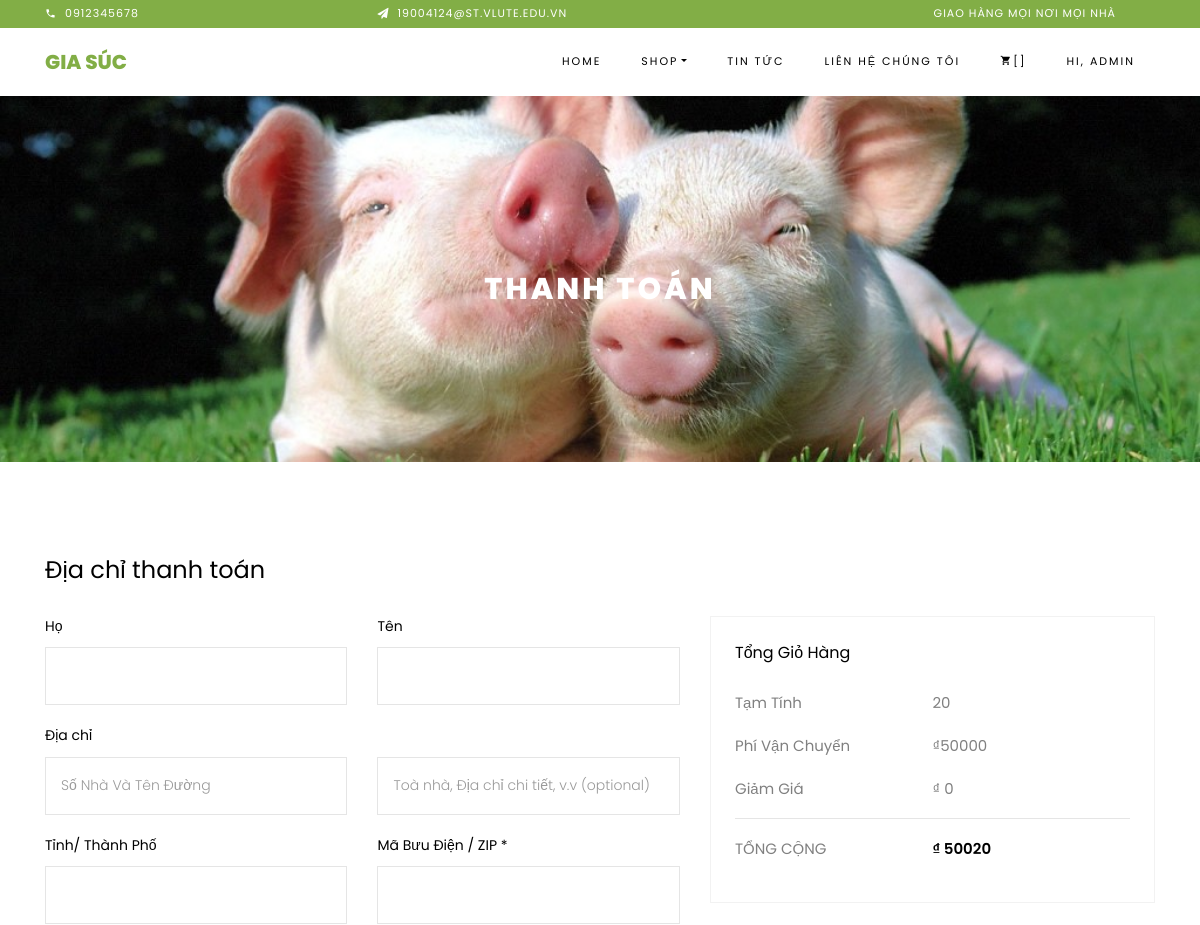
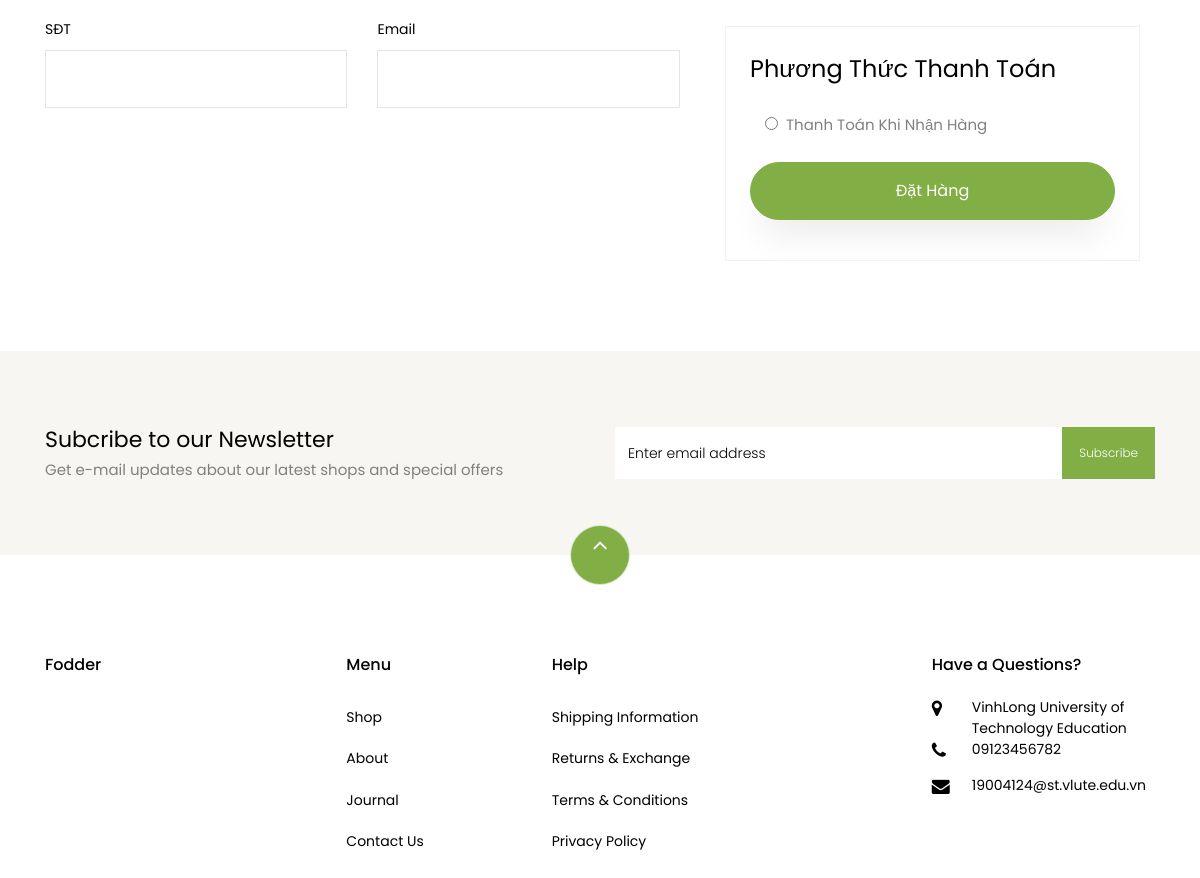
Screenshot of /cart/checkout (signed in) with the database file from the repository (2 pictures, top to bottom).
### shop/models.py (models this page shows, shortened)
class Order(models.Model):
    user = models.ForeignKey(settings.AUTH_USER_MODEL,
                             on_delete=models.SET_NULL, null=True)
    customer = models.ForeignKey(
        Customer, on_delete=models.SET_NULL, null=True, blank=True)
    lineOrder = models.ManyToManyField(OrderDetail)
    shipping_price = models.IntegerField(null=True, blank=True, default=50000)
    coupon = models.ForeignKey(
        Coupon, on_delete=models.CASCADE, null=True, blank=True)
    total = models.IntegerField(null=True, blank=True)
    ordered = models.BooleanField(default=False)
    def get_discount_price(self):
        discount = 0
        if self.coupon:
            print(self.coupon)
            discount = self.coupon.discount_value if self.coupon.discount_value else 0
        return discount
    def get_total_price(self):
        total = 0
        for order_item in self.lineOrder.all():
            total += order_item.get_total_item_price()
        return total
    def get_final_price(self):
        return self.get_total_price() + self.shipping_price + self.get_discount_price()

class OrderDetail(models.Model):
    user = models.ForeignKey(settings.AUTH_USER_MODEL,
                             on_delete=models.SET_NULL, null=True)
    customer = models.ForeignKey(
        Customer, on_delete=models.SET_NULL, null=True, blank=True)
    ordered = models.BooleanField(default=False)
    item = models.ForeignKey(Product, null=True, on_delete=models.SET_NULL)
    quantity = models.PositiveSmallIntegerField(default=1)
    description = models.CharField(max_length=255, null=True, blank=True)
    created_at = models.DateTimeField(auto_now_add=True)
    updated_at = models.DateTimeField(auto_now=True)
    def get_total_item_price(self):
        return self.quantity * self.item.price

class Product(models.Model):
    name = models.CharField(max_length=100)
    photo = models.ImageField(upload_to='products')
    price = models.IntegerField()
    details = models.TextField()
    category = models.ForeignKey(Category, on_delete=models.CASCADE)
    author = models.ForeignKey(AuthorProfile, on_delete=models.CASCADE)
    is_draft = models.BooleanField(default=False)
    date = models.DateTimeField(auto_now_add=True)
    inventory = models.IntegerField(default=1)

### cart/views.py (the view, shortened to what this page needs)
# urls.py: path('checkout', views.checkout, name='checkout'),
def checkout(request):
    cart = Order.objects.get(user=request.user, ordered=False)
    form = CustomerForm()
    context = {
        'cart': cart,
        'form': form
    }
    return render(request, 'cart/checkout.html', context)

### cart/forms.py
class CustomerForm(forms.ModelForm):
    class Meta:
        model = Customer
        fields = '__all__'
        widgets = {
            'first_name': forms.TextInput(attrs={'class': 'form-control'}),
            'last_name': forms.TextInput(attrs={'class': 'form-control'}),
            'city': forms.TextInput(attrs={'class': 'form-control'}),
            'email': forms.EmailInput(attrs={'class': 'form-control'}),
            'phone_number': forms.TextInput(attrs={'class': 'form-control'}),
            'street_address_1': forms.TextInput(attrs={'class': 'form-control', 'placeholder': "Số Nhà Và Tên Đường"}),
            'street_address_2': forms.TextInput(attrs={'class': 'form-control', 'placeholder': "Toà nhà, Địa chỉ chi tiết, v.v (optional)"}),
        }

### templates/cart/checkout.html (shortened to what this page needs)
{% extends 'base/base.html' %}
{% load static %}
{% block content %}
    <div class="hero-wrap hero-bread" style="background-image: url({% static 'images/heo_zzra.jpg' %});">
      <div class="container">
        <div class="row no-gutters slider-text align-items-center justify-content-center">
          <div class="col-md-9 ftco-animate text-center">
          	<p class="breadcrumbs"><span class="mr-2"><a href="{% url 'home' %}"> </a></span> </p>
            <h1 class="mb-0 bread">THANH TOÁN</h1>
          </div>
        </div>
      </div>
    </div>
    <section class="ftco-section">
      <div class="container">
        <div class="row justify-content-center">
          <div class="col-xl-7 ftco-animate">
			<form method='POST' class="billing-form" id='checkout_form'>
				<h3 class="mb-4 billing-heading">Địa chỉ thanh toán</h3>
				<div class="row align-items-end">
					<div class="col-md-6">
					<div class="form-group">
					<label for="first_name">Họ</label>
					{{form.first_name}}
					</div>
				</div>
				<div class="col-md-6">
					<div class="form-group">
						<label for="lastname">Tên</label>
						{{form.last_name}}
					</div>
				</div>
					<div class="col-md-6">
						<div class="form-group">
						<label for="streetaddress">Địa chỉ</label>
						{{form.street_address_1}}
					</div>
				</div>
				<div class="col-md-6">
					<div class="form-group">
						{{form.street_address_2}}
				</div>
				</div>
				<div class="col-md-6">
					<div class="form-group">
					<label for="towncity">Tỉnh/ Thành Phố</label>
					{{form.city}}
				</div>
				</div>
				<div class="col-md-6">
					<div class="form-group">
						<label for="postcodezip">Mã Bưu Điện / ZIP *</label>
				<input type="text" class="form-control" placeholder="" >
				</div>
				</div>
				<div class="col-md-6">
				<div class="form-group">
					<label for="phone">SĐT</label>
					{{form.phone_number}}
				</div>
				</div>
				<div class="col-md-6">
					<div class="form-group">
						<label for="emailaddress">Email</label>
						{{form.email}}
					</div>
				</div>
			</div>
			</form>
		</div>
		<div class="col-xl-5">
			<div class="row mt-5 pt-3">
			<div class="col-md-12 d-flex mb-5">
	          		<div class="cart-detail cart-total p-3 p-md-4">
	          			<h3 class="billing-heading mb-4">Tổng Giỏ Hàng</h3>
	          			<p class="d-flex">
		    						<span>Tạm Tính</span>
		    						<span>{{cart.get_total_price}}</span>
		    					</p>
		    					<p class="d-flex">
		    						<span>Phí Vận Chuyển</span>
		    						<span>₫{{cart.shipping_price}}</span>
		    					</p>
		    					<p class="d-flex">
		    						<span>Giảm Giá</span>
		    						<span>₫ {{cart.get_discount_price}}</span>
		    					</p>
		    					<hr>
		    					<p class="d-flex total-price">
		    						<span>Tổng Cộng</span>
		    						<span>₫ {{cart.get_final_price}}</span>
		    					</p>
								</div>
	          	</div>
			</div>
	          	<div class="col-md-12">
	          		<div class="cart-detail p-3 p-md-4">
	          			<h3 class="billing-heading mb-4">Phương Thức Thanh Toán</h3>
									<div class="form-group">
										<div class="col-md-12">
											<div class="radio">
											   <label><input type="radio" name="optradio" class="mr-2">Thanh Toán Khi Nhận Hàng</label>
											</div>
										</div>
									</div>
									<p><button type='submit' form='checkout_form' class="btn btn-primary py-3 px-4">Đặt Hàng</button></p>
								</div>
	          	</div>
	          </div>
          </div>
        </div>
    </section>
		<section class="ftco-section ftco-no-pt ftco-no-pb py-5 bg-light">
      <div class="container py-4">
        <div class="row d-flex justify-content-center py-5">
          <div class="col-md-6">
          	<h2 style="font-size: 22px;" class="mb-0">Subcribe to our Newsletter</h2>
          	<span>Get e-mail updates about our latest shops and special offers</span>
          </div>
          <div class="col-md-6 d-flex align-items-center">
            <form action="#" class="subscribe-form">
              <div class="form-group d-flex">
                <input type="text" class="form-control" placeholder="Enter email address">
                <input type="submit" value="Subscribe" class="submit px-3">
              </div>
            </form>
          </div>
        </div>
      </div>
    </section>
{% endblock %}

### templates/base/navbar.html (shortened to what this page needs)
<div class="py-1 bg-primary">
  <div class="container">
    <div class="row no-gutters d-flex align-items-start align-items-center px-md-0">
      <div class="col-lg-12 d-block">
        <div class="row d-flex">
          <div class="col-md pr-4 d-flex topper align-items-center">
            <div class="icon mr-2 d-flex justify-content-center align-items-center"><span class="icon-phone2"></span></div>
            <span class="text">0912345678</span>
          </div>
          <div class="col-md pr-4 d-flex topper align-items-center">
            <div class="icon mr-2 d-flex justify-content-center align-items-center"><span class="icon-paper-plane"></span></div>
            <span class="text">19004124@st.vlute.edu.vn</span>
          </div>
          <div class="col-md-5 pr-4 d-flex topper align-items-center text-lg-right">
            <span class="text">Giao hàng mọi nơi mọi nhà</span>
          </div>
        </div>
      </div>
    </div>
  </div>
</div>
<nav class="navbar navbar-expand-lg navbar-dark ftco_navbar bg-dark ftco-navbar-light" id="ftco-navbar">
  <div class="container">
    <a class="navbar-brand" href="{% url 'home' %}">Gia Súc</a>
    <div class="collapse navbar-collapse" id="ftco-nav">
      <ul class="navbar-nav ml-auto">
        <li class="nav-item active"><a href="{% url 'home' %}" class="nav-link">Home</a></li>
        <li class="nav-item dropdown">
          <a class="nav-link dropdown-toggle" href="#" id="dropdown04" data-toggle="dropdown" aria-haspopup="true" aria-expanded="false">Shop</a>
        </li>
        <li class="nav-item"><a href="{% url 'blog' %}" class="nav-link">Tin tức</a></li>
        <li class="nav-item"><a href="{% url 'contact' %}" class="nav-link">Liên hệ chúng tôi</a></li>
        <li class="nav-item cta cta-colored"><a href="{% url 'cart' %}" class="nav-link" id='cart-count'><span class="icon-shopping_cart"></span><span id='countNumber'>[{{count}}]</span></a></li>
        {%if user.is_authenticated %}
         <li class="nav-item"><a class="nav-link">Hi, {{user.get_username}}</a></li>
        {%else%}
         <li class="nav-item"><a href="{% url 'signin' %}" class="nav-link">Đăng nhập</a></li>
        {%endif%}
      </ul>
    </div>
  </div>
</nav>

### static/css/icomoon.css (style rules this page uses)
[class^="icon-"], [class*=" icon-"] { font-family: 'icomoon' !important; speak: none; font-style: normal; font-weight: normal; font-variant: normal; text-transform: none; line-height: 1; -webkit-font-smoothing: antialiased; -moz-osx-font-smoothing: grayscale; }
.icon-paper-plane:before { content: "\f1d8"; }
.icon-phone2:before { content: "\e0cd"; }
.icon-shopping_cart:before { content: "\e8cc"; }

### rows the page displays
Order: get_total_price "20", shipping_price "50000", get_discount_price "0", get_final_price "50020"

### other values shown
{{ user.get_username }} "ADMIN"
